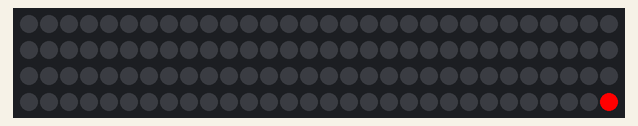
Bench run of a program on a simulated ESP32. On the bench: 120 RGB LEDs in strip order, left to right, continuing on the next row. Dim RGB values are drawn brighter than linear.

Above: at 0.1 s.
At 6.32 s:
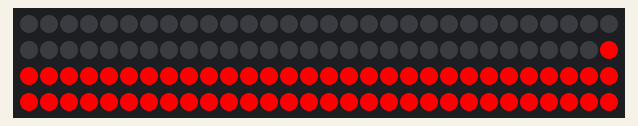
At 12.4 s:
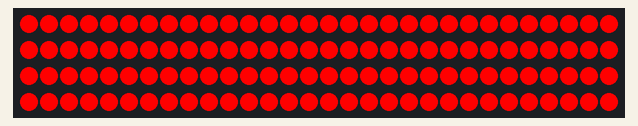
At 20.38 s:
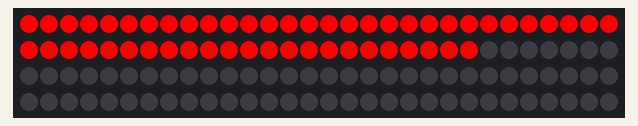
At 28.55 s:
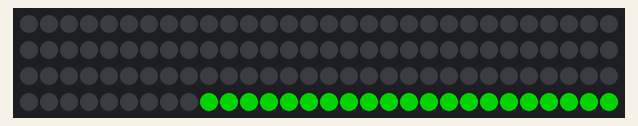
At 38.8 s:
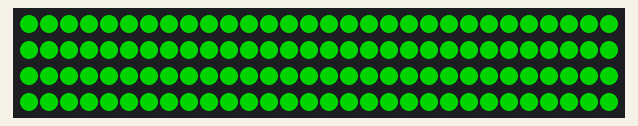

The program:

main.cpp
```cpp
#include <Arduino.h>
#include <FastLED.h>

#define DATA_PIN 4

// How many leds in your strip?
const uint16_t NUM_LEDS = 120;

// Define the array of leds
CRGB leds[NUM_LEDS];

void setup() {
   //  Serial.begin(115200);
   //  while (!Serial && (millis() < 5000))
   //  ;
   //  Serial.println("Init success");

    FastLED.addLeds<NEOPIXEL, DATA_PIN>(leds, NUM_LEDS);  // GRB ordering is assumed
}

void loop() {
//   for(int dot=(NUM_LEDS-1) ; dot >=0 ; dot--){
//      leds[dot] = CRGB::Red;
//   }
//   FastLED.show();
//   delay(1600);
//   for(int dot=(NUM_LEDS-1) ; dot >=0 ; dot--){
//      leds[dot] = CRGB::Black;
//   }
//   FastLED.show();
//   delay(1600);
   for(int dot=(NUM_LEDS-1) ; dot >=0 ; dot--){
      leds[dot] = CRGB::Red;
      FastLED.show();
      delay(100);
   }
   delay(1000);
   for(int dot=(NUM_LEDS-1) ; dot >=0 ; dot--){
      leds[dot] = CRGB::Black;
      FastLED.show();
      delay(100);
   }
   delay(500);

   for(int dot=(NUM_LEDS-1) ; dot >=0 ; dot--){
      leds[dot] = CRGB::Green;
      FastLED.show();
      delay(100);
   }
   delay(1000);
   for(int dot=(NUM_LEDS-1) ; dot >=0 ; dot--){
      leds[dot] = CRGB::Black;
      FastLED.show();
      delay(100);
   }
   delay(500);

   for(int n = 0; n < 20; n++) {
      for(int dot = 0; dot < NUM_LEDS; dot++) {
         leds[dot] = CRGB::Blue;
      }
      FastLED.show();
      delay(100);
      for(int dot = 0; dot < NUM_LEDS; dot++) {
         leds[dot] = CRGB::Black;
      }
      FastLED.show();
      delay(100);
   }
}
```
